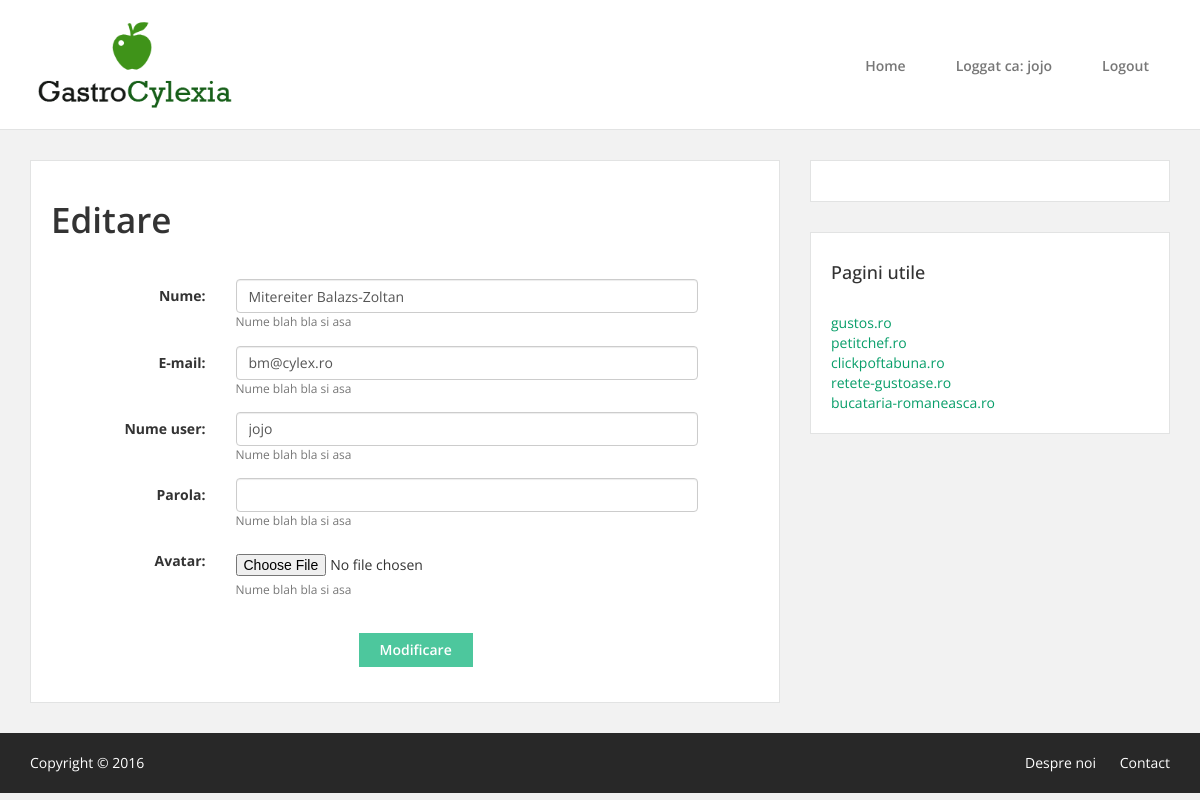
Screenshot of /adaugare_aut.php (signed in) with the database file from the repository.
### tables this page shows
CREATE TABLE IF NOT EXISTS `autori` (
  `ID` int(11) NOT NULL AUTO_INCREMENT,
  `nume` varchar(80) NOT NULL,
  `email` varchar(254) NOT NULL,
  `user` varchar(80) NOT NULL,
  `parola` varchar(100) NOT NULL,
  `caleImg` varchar(260) DEFAULT NULL,
  PRIMARY KEY (`ID`),
  UNIQUE KEY `email` (`email`,`user`)
);

### inc/db.php (called while the page is built, shortened)
<?php
function db_select(PDO $connection, $statement, array $params = array())
{
    $stmt = $connection->prepare($statement);
    $stmt->execute($params);
    $result = $stmt->fetchAll();
    return $result;
}

### templates/inregistrare_tpl.php (the view, shortened to what this page needs)
<form class="form-horizontal tooltip-validation" method="POST" enctype="multipart/form-data">
    <div class="form-group">
        <label for="name" class="control-label col-md-offset-1 col-md-2">Nume: </label>
        <div class="col-md-8">
            <input type="text"  class="form-control" name="name" id="name" <?php if($values != NULL) echo 'value="'.$values['name'].'"'?> data-toggle="popover" data-placement="right" data-content="<?php if(isset($error['name'])) echo $error['name']; ?>">
            <span class="text-muted small-font">Nume blah bla si asa</span>
        </div>
    </div>
    <div class="form-group">
        <label for="email" class="control-label col-md-offset-1 col-md-2">E-mail: </label>
        <div class="col-md-8">
            <input type="email"  class="form-control" name="email" id="email" <?php if($values != NULL) echo 'value="'.$values['email'].'"'?> data-toggle="popover" data-placement="right" data-content="<?php if(isset($error['email'])) echo $error['email']; ?>">
            <span class="text-muted small-font">Nume blah bla si asa</span>
        </div>
    </div>
    <div class="form-group">
        <label for="user" class="control-label col-md-offset-1 col-md-2">Nume user: </label>
        <div class="col-md-8">
            <input type="text"  class="form-control" name="user" id="user" <?php if($values != NULL) echo 'value="'.$values['user'].'"'?> data-toggle="popover" data-placement="right" data-content="<?php if(isset($error['user'])) echo $error['user']; ?>">
            <span class="text-muted small-font">Nume blah bla si asa</span>
        </div>
    </div>
    <div class="form-group">
        <label for="pass" class="control-label col-md-offset-1 col-md-2">Parola: </label>
        <div class="col-md-8">
            <input type="password"  class="form-control" name="pass" id="pass" data-toggle="popover" data-placement="right" data-content="<?php if(isset($error['pass'])) echo $error['pass']; ?>">
            <span class="text-muted small-font">Nume blah bla si asa</span>
        </div>
    </div>
    <div class="form-group">
        <label for="userImage" class="control-label col-md-offset-1 col-md-2">Avatar: </label>
        <div class="col-md-8" >
            <input type="file" class="file" name="userImage" style="display:inline" id="userImage" data-toggle="popover" data-placement="right" data-content="<?php if(isset($error['img'])) echo $error['img']; ?>">
            <div class="text-muted small-font padding-top">Nume blah bla si asa</div>
        </div>
    </div>
    <div class="form-group">
        <div class="col-md-offset-5 col-md-7"><button type="submit" class="btn btn-primary"><?php if(isset($_SESSION['user'])): ?>Modificare<?php else: ?>Inregistrare<?php endif;?></button></div>
    </div>
</form>

### public/css/style.css (style rules this page uses)
body { background-color: #F2F2F2; font-family: 'Open Sans', sans-serif; }
.small-font { font-size: 12px; }
.text-muted.small-font { display: block; min-height: 16px; }
.padding-top { padding-top: 5px; }
.btn, .btn .btn-primary { background-color: #4DC79D; color: #fff; border-radius: 0px; border: 1px solid #4DC79D; padding-left: 20px; padding-right: 20px; font-weight: 600; }
input[type="file"] { margin-top: 10px; }
button[type="submit"] { margin-top: 20px; }

### rows the page displays
autori: name "Mitereiter Balazs-Zoltan", email "bm@cylex.ro", user "jojo"

### other values shown
$_SESSION['user'] "jojo"
$page_title "Editare"
$content "gustos.ro petitchef.ro clickpoftabuna.ro retete-gustoase.ro bucataria-romaneasca.ro Despre noi Contact"
